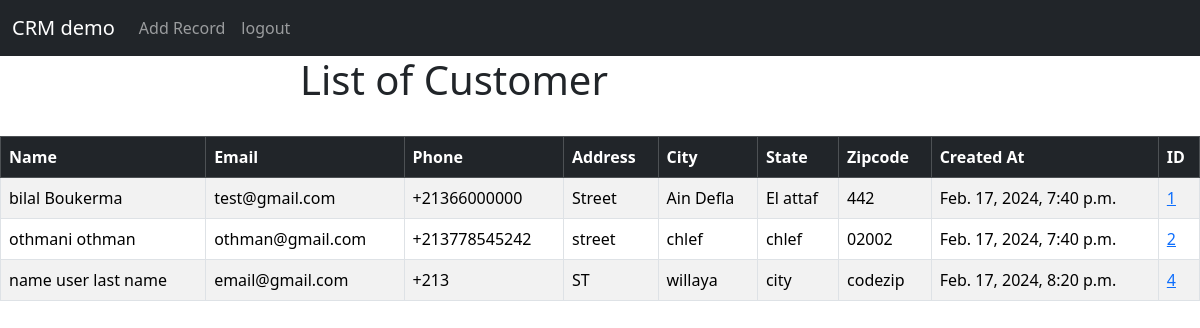
The app's page / (signed in) with its own data.
### website/models.py (models this page shows, shortened)
class Record(models.Model):
	created_at = models.DateTimeField(auto_now_add=True)
	first_name = models.CharField(max_length=50)
	last_name =  models.CharField(max_length=50)
	email =  models.CharField(max_length=100)
	phone = models.CharField(max_length=15)
	address =  models.CharField(max_length=100)
	city =  models.CharField(max_length=50)
	state =  models.CharField(max_length=50)
	zipcode =  models.CharField(max_length=20)

### website/views.py (the view)
# urls.py: 2. Add a URL to urlpatterns:  path('', views.home, name='home')
def home(request):
    records = Record.objects.all()
    if request.method=="POST":
       username=request.POST['username']
       password=request.POST['password']
       user=authenticate(request,username=username,password=password)
       if user !=None:
           login(request,user)
           messages.success(request,"you have loged success")
           return redirect('home')
       else:
           messages.success(request,"sorry there somthing bad hapen please try againe ..")
           return redirect('home')
    else:
        return render(request,"home.html", {'records':records})

### website/templates/home.html (shortened to what this page needs)
{% extends 'base.html'%}
{% block content%}
{% if user.is_authenticated %}
<div class="col-md-6 offset-md-3">
  <h1>List of Customer</h1>
  <br/></div>
<table class="table table-striped table-hover table-bordered">
  <thead class="table-dark">
    <tr>
      <th scope="col">Name</th>
      <th scope="col">Email</th>
      <th scope="col">Phone</th>
      <th scope="col">Address</th>
      <th scope="col">City</th>
      <th scope="col">State</th>
      <th scope="col">Zipcode</th>
      <th scope="col">Created At</th>
      <th scope="col">ID</th>
    </tr>
  </thead>
  <tbody>
{% if records %}
	{% for record in records %}
		<tr>
			<td>{{ record.first_name }} {{ record.last_name }}</td>
			<td>{{ record.email }}</td>
			<td>{{ record.phone }}</td>
			<td>{{ record.address }}</td>
			<td>{{ record.city }}</td>
			<td>{{ record.state }}</td>
			<td>{{ record.zipcode }}</td>
			<td>{{ record.created_at }}</td>
			<td><a href="{% url 'record' record.id %}">{{ record.id }}</a></td>
		</tr>
	{% endfor %}
{% endif %}
	  </tbody>
	</table>
  {% endif %}
{% endblock %}

### website/templates/base.html (shortened to what this page needs)
<!doctype html>
<html lang="en">
  <head>
    <link href="https://cdn.jsdelivr.net/npm/bootstrap@5.3.2/dist/css/bootstrap.min.css" rel="stylesheet">
  </head>
  <body>
    {% include 'nav.html' %}
    {% block content%}
    {% endblock %}
  </body>
</html>

### website/templates/nav.html (shortened to what this page needs)
<nav class="navbar navbar-expand-lg navbar-dark bg-dark">
    <div class="container-fluid">
      <a class="navbar-brand" href="{% url 'home' %}">CRM demo</a>
      <div class="collapse navbar-collapse" id="navbarNavAltMarkup">
        <div class="navbar-nav">
          {% if user.is_authenticated %}
            <a class="nav-link" href="{% url 'add_record' %}">Add Record</a>
          <a class="nav-link" href="{% url 'logout'%}">logout</a>
          {% else %}
          <a class="nav-link" href="{% url 'home'%}">Login</a>
          <a class="nav-link" href="{% url 'register'%}">register</a>
          {% endif %}
        </div>
      </div>
    </div>
  </nav>

### records on screen
Record: first_name "bilal", last_name "Boukerma", email "test@gmail.com", phone "+21366000000", address "Street", city "Ain Defla", state "El attaf", zipcode "442", created_at "Feb. 17, 2024, 7:40 p.m.", id "1"
Record: first_name "othmani", last_name "othman", email "othman@gmail.com", phone "+213778545242", address "street", city "chlef", state "chlef", zipcode "02002", created_at "Feb. 17, 2024, 7:40 p.m.", id "2"
Record: first_name "name user", last_name "last name", email "email@gmail.com", phone "+213", address "ST", city "willaya", state "city", zipcode "codezip", created_at "Feb. 17, 2024, 8:20 p.m.", id "4"
